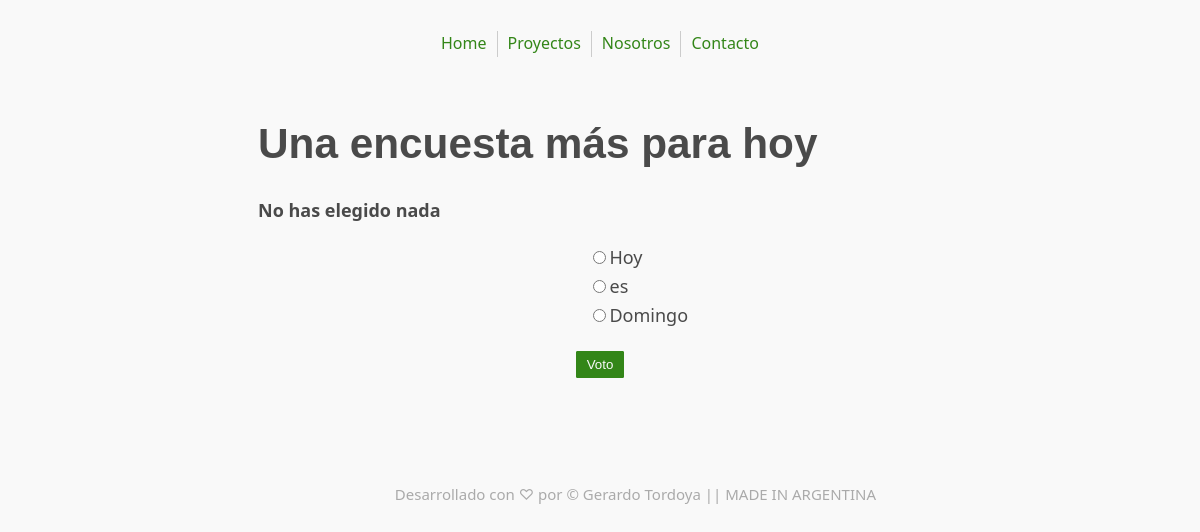
Screenshot of /9/voto/ with the database file from the repository.
### encuestas/models.py (models this page shows, shortened)
class Encuesta(models.Model):
    texto_encuesta = models.CharField(max_length=200)
    fecha_publicacion = models.DateTimeField('Fecha de publicación')
    def es_reciente(self):
        es_ahora = timezone.now()
        return es_ahora - datetime.timedelta(days=3) <= self.fecha_publicacion <= es_ahora
    es_reciente.admin_order_field = 'fecha_publicacion'
    es_reciente.boolean = True
    es_reciente.short_description = '¿Publicado recientemente?'

class Opciones(models.Model):
    la_encuesta = models.ForeignKey(Encuesta, on_delete=models.CASCADE)
    texto_opcion = models.CharField(max_length=200)
    los_votos = models.IntegerField(default=0)

### encuestas/views.py (the view)
# urls.py: path('<int:encuesta_id>/voto/', views.voto, name='voto'),
def voto(request, encuesta_id):
    encuesta = get_object_or_404(Encuesta, pk=encuesta_id)
    try:
        opcion_elegida = encuesta.opciones_set.get(pk=request.POST['opcion'])
    except (KeyError, Opciones.DoesNotExist):
        return render(request, 'encuestas/detalle.html', {
            'encuesta': encuesta,
            'mensaje_error': "No has elegido nada",
        })
    else:
        opcion_elegida.los_votos += 1
        opcion_elegida.save()
        return HttpResponseRedirect(reverse('encuestas:resultados', args=(encuesta.id,)))

### encuestas/templates/encuestas/detalle.html (shortened to what this page needs)
{% extends "base.html" %}
{% block content %}
<h1>{{ encuesta.texto_encuesta }}</h1>
{% if mensaje_error %}
<p>
    <strong>{{ mensaje_error }}</strong>
</p>
{% endif %}
<form action="{% url 'encuestas:voto' encuesta.id %}" method="post">
    {% for opcion in encuesta.opciones_set.all %}
    <input type="radio" name="opcion" id="opcion{{ forloop.counter }}" value="{{ opcion.id }}">{{ opcion.texto_opcion }}
    {% endfor %}
    <div>
        <input type="submit" value="Voto">
    </div>
</form>
{% endblock %}

### encuestas/static/encuestas/style.css (style rules this page uses)
html { font-family: system-ui, -apple-system, BlinkMacSystemFont, "Segoe UI", Roboto, Oxygen, Ubuntu, Cantarell, "PT Sans", "Open Sans", "Fira Sans", "Droid Sans", "Helvetica Neue", Helvetica, Arial, sans-serif; font-size: 62.5%; line-height: 1.4; -webkit-overflow-scrolling: touch; }
body { font-size: 1.8rem; line-height: 1.618; max-width: 38em; margin: auto; color: #4a4a4a; background-color: #f9f9f9; padding: 13px; }
h1, h2, h3, h4, h5, h6 { line-height: 1.1; font-family: Verdana, Geneva, sans-serif; font-weight: 700; overflow-wrap: break-word; word-wrap: break-word; -ms-word-break: break-all; word-break: break-word; -ms-hyphens: auto; -moz-hyphens: auto; -webkit-hyphens: auto; hyphens: auto; }
h1 { font-size: 2.35em; }
div { text-align: center; margin-top: 1em; }
.button, button, input[type="submit"], input[type="reset"], input[type="button"] { display: inline-block; padding: 5px 10px; text-align: center; text-decoration: none; white-space: nowrap; background-color: #338618; color: #f9f9f9; border-radius: 1px; border: 1px solid #338618; cursor: pointer; box-sizing: border-box; }
p { text-align: justify; }

### rows the page displays
Encuesta: texto_encuesta "Una encuesta más para hoy"
Opciones: texto_opcion "Hoy"
Opciones: texto_opcion "es"
Opciones: texto_opcion "Domingo"

### other values shown
{{ mensaje_error }} "No has elegido nada"
